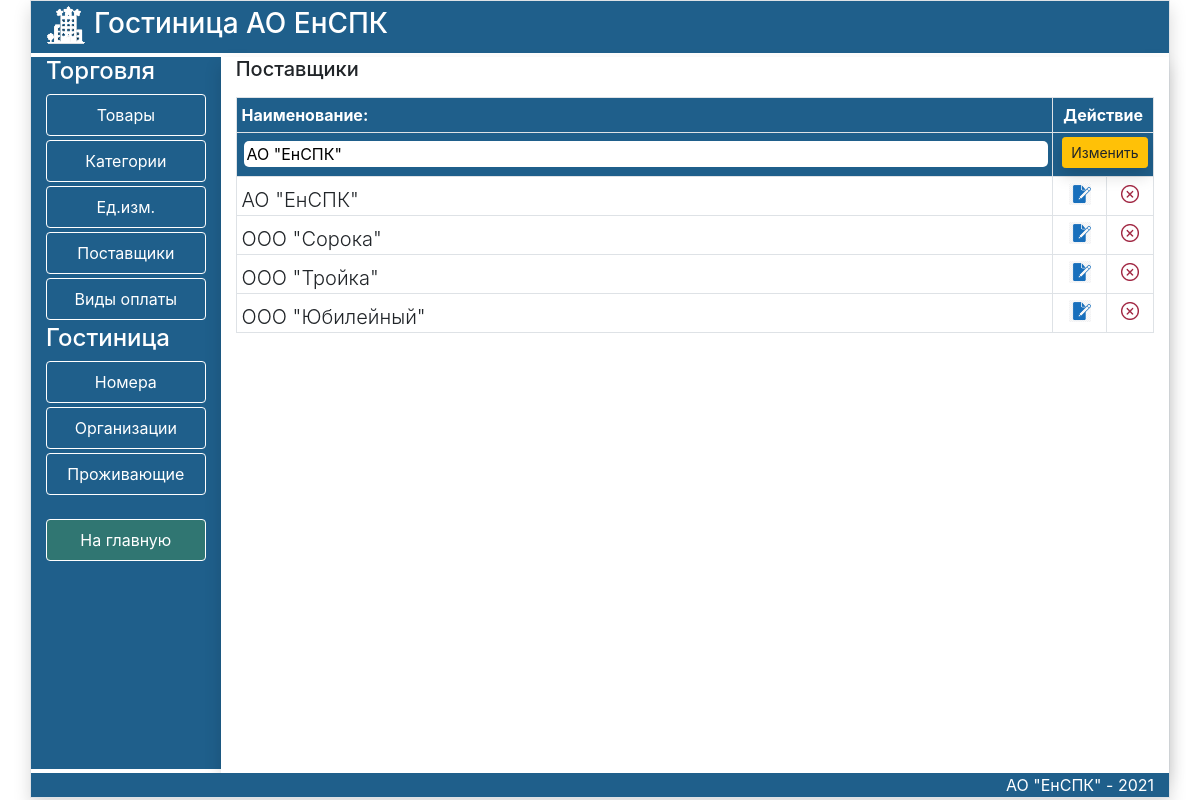
The page /Update/Saler/13 on the database its author committed.
### trade/models.py (models this page shows, shortened)
class Saler(models.Model):
    title = models.CharField(max_length=100, verbose_name='Наименование')
    class Meta:
        verbose_name='Поставщик'
        verbose_name_plural='Поставщики'
        ordering=['title',]

### trade/views.py (the view)
# urls.py: path('Update/<TableName>/<str:pk>',Update,name='Update'),
def Update(request, TableName, pk):
    if TableName == 'Unit':
        title = 'Единицы измерения'
    if TableName == 'Saler':
        title = 'Поставщики'
    if TableName == 'Pay':
        title = 'Виды оплаты'
    if TableName == 'Customer':
        title = 'Организации'
    unit = eval(TableName).objects.get(pk=pk)
    data = eval(TableName).objects.all()
    FormName = eval(TableName + 'Form')
    if request.method == 'POST':
        form = FormName(request.POST, instance=unit)
        if form.is_valid():
            try:
                unit.save()
                form = FormName()
                return redirect('Create', TableName)
            except:
                form.add_error(None, 'Ошибка обновления ')
    else:
        form = FormName(instance=unit)
    return render(request, 'trade/Update.html', {'title': title, 'form': form, 'data': data, 'tableName': TableName})

### trade/forms.py
class SalerForm(forms.ModelForm):
   class Meta:
      model = Saler
      fields = ['title']
      widgets = {
      'title': forms.TextInput(attrs={'class': 'form-input','style':'width:804px;border-radius:5px;border:none' }),
      }

### trade/templates/trade/Update.html (shortened to what this page needs)
{% extends 'trade/listpage.html' %}
{% load static %}
{% block DataArea %}
 <h5 class="mb-3">{{title}}</h5>
<div class="scrolltable2" >
<table class="table table-sm table-bordered table-hover  ">
   <tr class="secondary">
    <th class="btnblack">Наименование:</th>
    <th class="text-center btnblack" colspan="2">Действие</th>
    </tr>
    <tr>
        <th class="btnblack">
    <form action="" method="post">
        <div class="form-row pb-1 pl-2 pt-1">
    {{form.title}}
        </th>
<th colspan="2" class="btnblack"><div class="text-end ml-1  "><button type="submit" class="btn btn-warning btn-sm shadow  ">Изменить</button></div>
     </th>
</div>
{% for item in data %}
<tr >
    <td class="pt-2 pb-0 lead" >{{item.title}}</td>
 <td class="text-center pt-0 pb-2 " style="vertical-align:middle"><a href="{% url 'Update' tableName item.pk %}" ><img src="{% static 'trade/images/edit2.png' %}" height="22" style="top:10px" ></a></td>
        <td class="text-center pt-0 pb-2 " style="vertical-align:middle"><a href="{% url 'Delete' tableName item.pk %}" ><img src="{% static 'trade/images/delete2.png' %}" height="18" style="top:10px" ></a></td>
</tr>
{% endfor %}
</div>
{% endblock DataArea %}

### trade/static/trade/css/my.css (style rules this page uses)
.btnblack { background-color:RGB(31,95,139); color: white; }
.scrolltable2 { display:block; overflow-y: auto; height:82vh; }

### rows shown on the page
Saler: title "АО \"ЕнСПК\""
Saler: title "ООО \"Сорока\""
Saler: title "ООО \"Тройка\""
Saler: title "ООО \"Юбилейный\""

### other values the page prints
{{ title }} "Поставщики"
